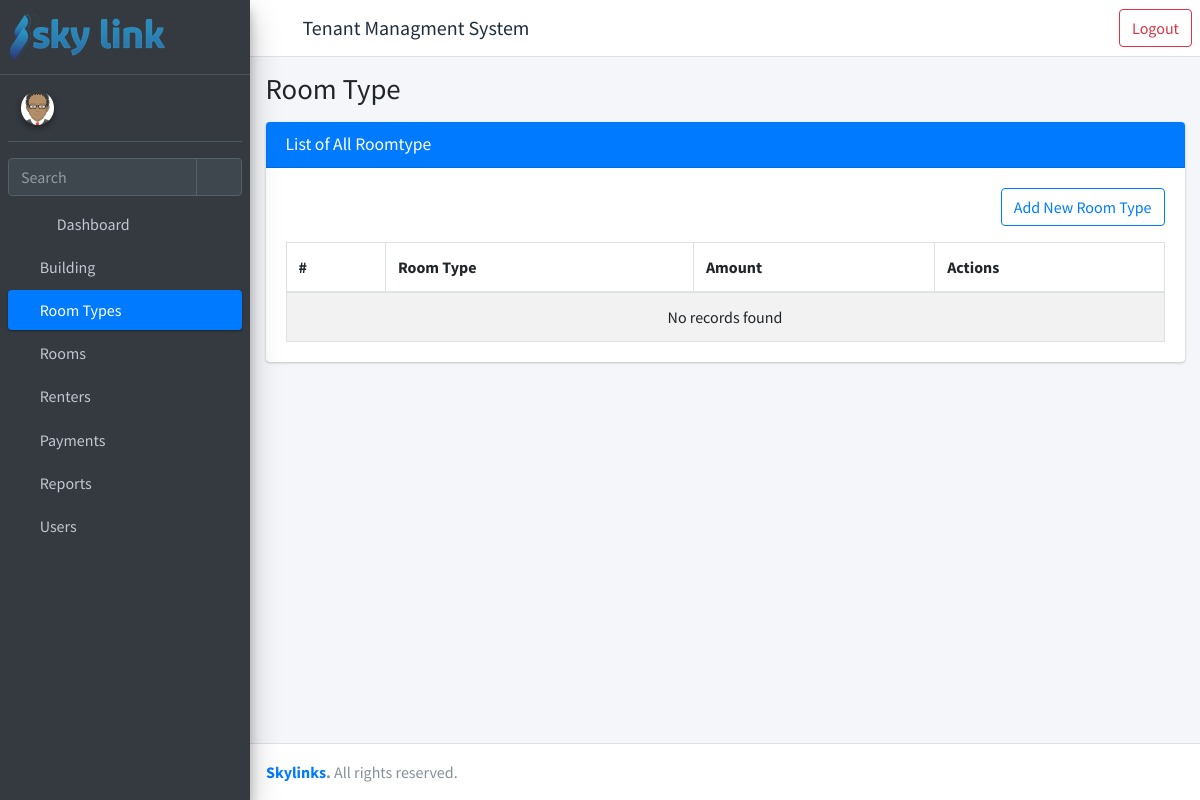
Page /list-roomtype/ (signed in) on the earlier database version.
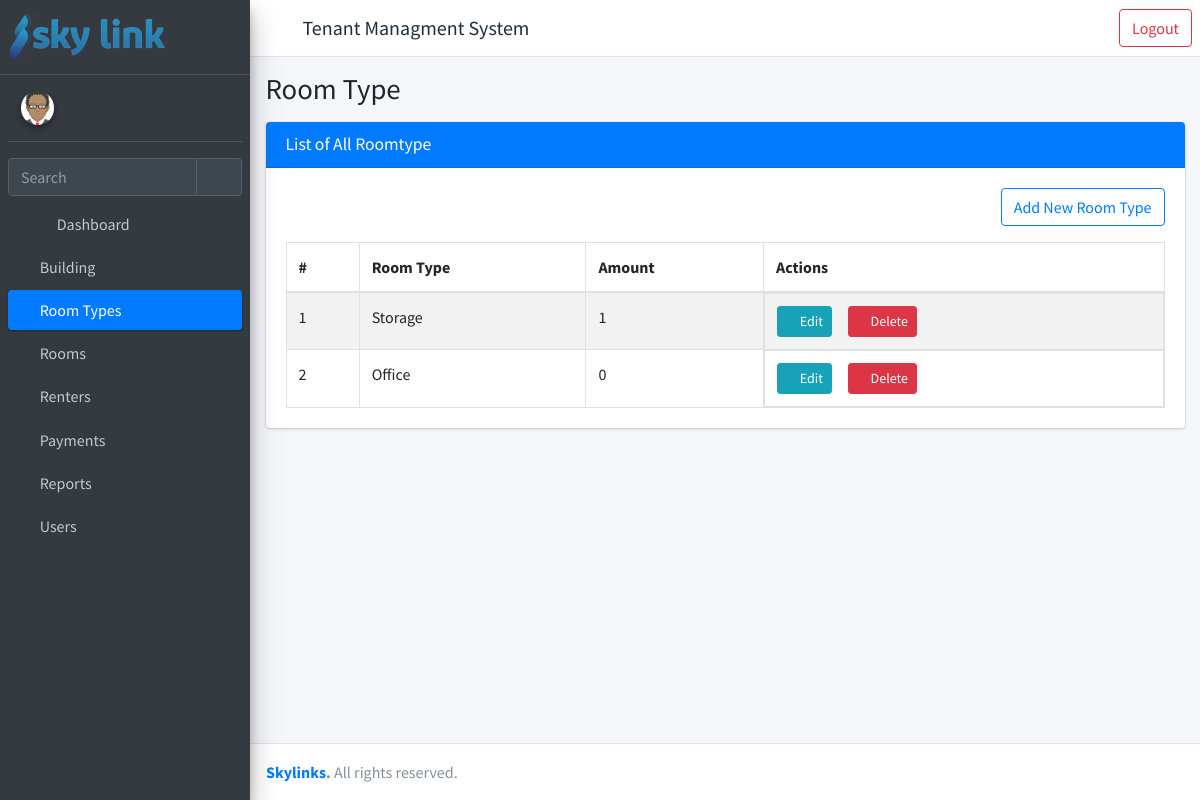
Same page on the later database version.
### rent/models.py (models this page shows, shortened)
class RoomType(models.Model):
    room_type = models.CharField(_("Room Type"), max_length=50)

### rent/views.py (the view)
# urls.py: path("list-roomtype/", views.RoomTypeListView.as_view(), name="list-roomtypes"),
class RoomTypeListView(LoginRequiredMixin, RoomTypeViewPermissionMixin, ListView):
    model = RoomType
    template_name = "rent/list-roomtype.html"
    def get_context_data(self, **kwargs):
        context = super().get_context_data(**kwargs)
        context["title"] = "Room Type"
        context["open"] = "roomtype"
        context['obj_model'] = "roomtype"
        return {**context, **permissions(self.request)}

### templates/rent/list-roomtype.html (shortened to what this page needs)
{% extends 'rent/homepage.html' %}
{% load static %}
{% block main_page %}
<div class="content">
    <div class="container-fluid">
        <div class="card">
            <div class="card-header bg-primary">
                <h3 class="card-title ">List of All {{ obj_model.capitalize }}</h3>
            </div>
            <div class="card-body">
                <a class="btn btn-outline-primary float-right mb-3"
                href="{% url 'register-roomtype' %}">Add New Room Type</a>
                <table id="example1" class="table table-bordered table-striped" width="100%">
                    <thead>
                            <tr>
                                <th>#</th>
                                <th>Room Type</th>
                                <th>Amount</th>
                                <th>Actions</th>
                            </tr>
                        </thead>
                        <tbody>
                        {% if object_list.count > 0 %}
                            {% for data in object_list %}
                                <tr>
                                    <td>{{ forloop.counter }}</td>
                                    <td>{{ data.room_type }}</td>
                                    <td>{{ data.room_set.count }}</td>
                                    <td class="product-action d-flex">
                                        {% if roomtype_change_permission %}
                                        <a class="btn btn-info btn-sm mr-3" href="{% url 'update-roomtype' pk=data.id %}">
                                            <i class="fas fa-pencil-alt">
                                            </i>
                                            Edit
                                        </a>
                                        {% endif %}
                                        {% if roomtype_delete_permission %}
                                        <a class="btn btn-danger btn-sm mr-3" href="{% url 'delete-roomtype' pk=data.id %}">
                                            <i class="fas fa-trash">
                                            </i>
                                            Delete
                                        </a>
                                        {% endif %}
                                    </td>
                                </tr>
                            {% endfor %}
                        {% else %}
                                <tr>
                                    <td colspan="4" class="dataTables_empty text-center" valign="top">No records found</td>
                                </tr>
                        {% endif %}
                            </tbody>
                        </table>
                    </div>
                </div>
            </div>
        </div>
        {% endblock main_page %}
        {% block scripts %}
        {% load static %}
        {% endblock scripts %}

Differences in the rows shown:
added RoomType: room_type "Storage", room_set.count "1"
added RoomType: room_type "Office", room_set.count "0"
Other differences:
text no longer shown: "No records found"
